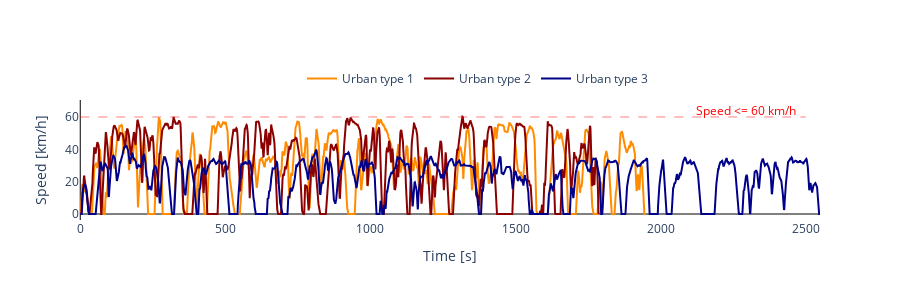

The cell this chart's notebook holds for it:
### Code cell
# Velocidad
fig = go.Figure(data=[
    go.Scatter(x=Urban_1["t_s"], y=Urban_1["v_km_h_f"], name="Urban type 1", mode="lines", line=dict(color='darkorange')),
    go.Scatter(x=Urban_2["t_s"], y=Urban_2["v_km_h_f"], name="Urban type 2", mode="lines", line=dict(color='darkred')),
    go.Scatter(x=Urban_3["t_s"], y=Urban_3["v_km_h_f"], name="Urban type 3", mode="lines", line=dict(color='darkblue'))])

# Agregar una línea horizontal en y=60 km/h
fig.add_shape(type="line", x0=Urban_3["t_s"].iloc[0], y0=60, x1=Urban_3["t_s"].iloc[2500], y1=60,
              line=dict(color="red", width=0.5, dash="dash"),name="Umbral de velocidad")

# Agregar texto a la línea horizontal
fig.add_annotation(text="Speed <= 60 km/h ", x=Urban_3["t_s"].iloc[2300], y=64, showarrow=False, font=dict(color="red"))

# Actualizar ejes
fig.update_xaxes(zeroline=True, zerolinewidth=1, zerolinecolor='black', title_text="Time [s]")
fig.update_yaxes(zeroline=True, zerolinewidth=1, zerolinecolor='black', title_text="Speed [km/h]")

# Actualizar leyenda
fig.update_layout(legend=dict(orientation="h", x=0.3, y=1.3), height=300, width=900, plot_bgcolor="white")
fig.show()

### Figure 1 — Plotly figure (JSON) as saved in the notebook; plotly's stock layout.template omitted (floating-point values rounded to 4 significant figures; data arrays with more than 128 entries replaced by an {"elided": "..."} marker saying what was removed)
{"data": [{"line": {"color": "darkorange"}, "mode": "lines", "name": "Urban type 1", "type": "scatter", "x": {"elided": "1950 int values"}, "y": {"elided": "1950 float values"}}, {"line": {"color": "darkred"}, "mode": "lines", "name": "Urban type 2", "type": "scatter", "x": {"elided": "1787 int values"}, "y": {"elided": "1787 float values"}}, {"line": {"color": "darkblue"}, "mode": "lines", "name": "Urban type 3", "type": "scatter", "x": {"elided": "2550 int values"}, "y": {"elided": "2550 float values"}}], "layout": {"annotations": [{"font": {"color": "red"}, "showarrow": false, "text": "Speed <= 60 km/h ", "x": 2300, "y": 64}], "height": 300, "legend": {"orientation": "h", "x": 0.3, "y": 1.3}, "plot_bgcolor": "white", "shapes": [{"line": {"color": "red", "dash": "dash", "width": 0.5}, "name": "Umbral de velocidad", "type": "line", "x0": 0, "x1": 2500, "y0": 60, "y1": 60}], "width": 900, "xaxis": {"title": {"text": "Time [s]"}, "zeroline": true, "zerolinecolor": "black", "zerolinewidth": 1}, "yaxis": {"title": {"text": "Speed [km/h]"}, "zeroline": true, "zerolinecolor": "black", "zerolinewidth": 1}}}
